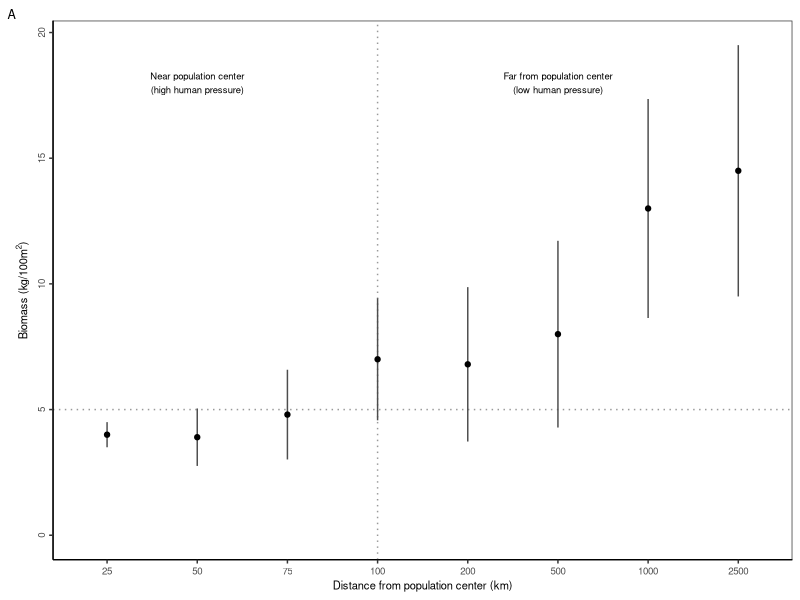
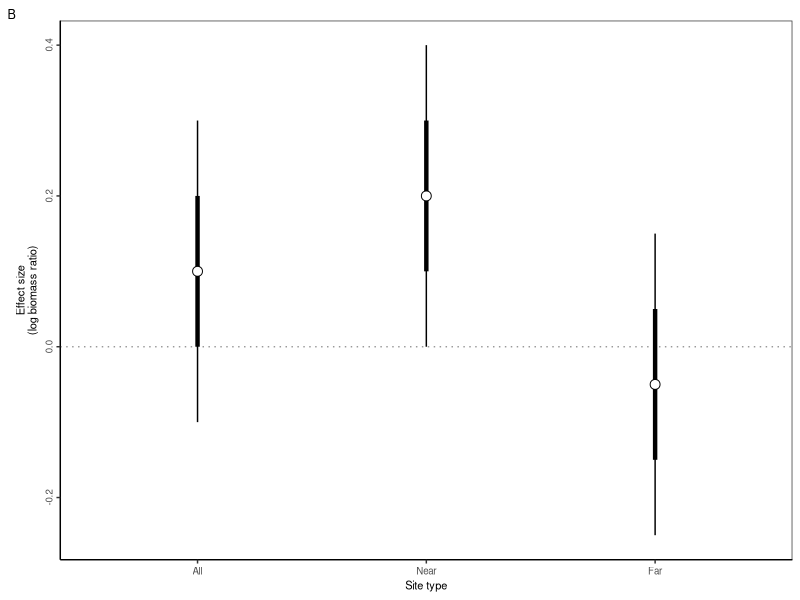
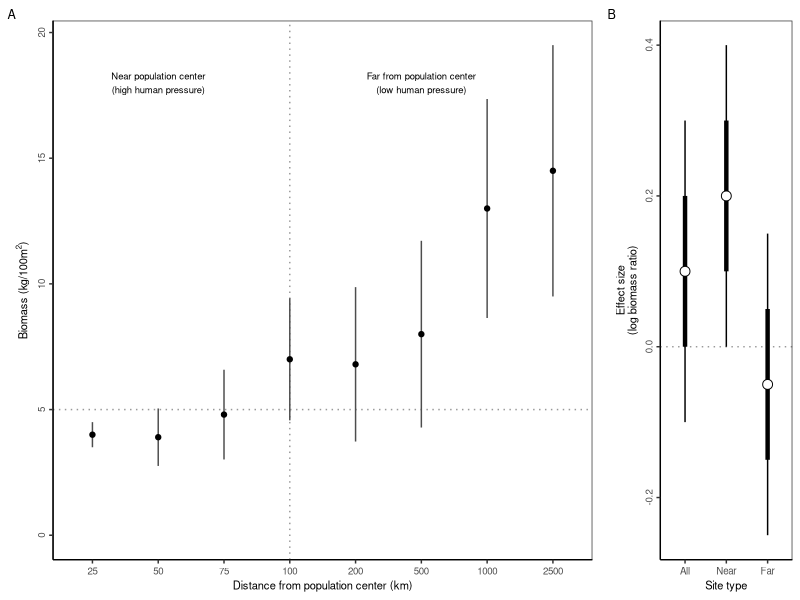

The R script that drew these images, in order: (Note: this script raises an error after producing the figures.)

# Clear workspace
rm(list = ls())

# Setup
################################################################################

# Packages
library(tidyverse)

# Directories
plotdir <- "figures"

# Simulate data
################################################################################

# Data
data <- tibble(dist_km=c(25, 50, 75, 100, 200, 500, 1000, 2500),
               dist_km_chr=as.character(dist_km),
               n=c(1320, 717, 606, 246, 654, 367, 108, 40),
               biomass_kg_100m2=c(4, 3.9, 4.8, 7, 6.8, 8, 13, 14.5),
               biomass_kg_100m2_sd=seq(1,10, length.out=8)/2) %>%
  mutate(dist_km_chr=factor(dist_km_chr, levels=dist_km_chr),
         biomass_kg_100m2_lo=biomass_kg_100m2-biomass_kg_100m2_sd,
         biomass_kg_100m2_hi=biomass_kg_100m2+biomass_kg_100m2_sd)

# Effects
effects <- tibble(type=c("All", 'Near', "Far") %>% factor(., levels=c("All", "Near", "Far")),
                  mean=c(0.1, 0.2, -0.05),
                  sd1=0.1,
                  sd2=0.2) %>%
  mutate(ci1_lo=mean-sd1,
         ci1_hi=mean+sd1,
         ci2_lo=mean-sd2,
         ci2_hi=mean+sd2)

# Plot data
################################################################################

# Base theme
base_theme <- theme(axis.text=element_text(size=7),
                    axis.text.y = element_text(angle = 90, hjust = 0.5),
                    axis.title=element_text(size=8),
                    legend.text=element_text(size=7),
                    legend.title=element_text(size=8),
                    plot.tag=element_text(size=9),
                    # Gridlines
                    panel.grid.major = element_blank(),
                    panel.grid.minor = element_blank(),
                    panel.background = element_blank(),
                    axis.line = element_line(colour = "black"))
                    # Legend
                    # legend.background = element_rect(fill=alpha('blue', 0)))

# Labels
labs <- tibble(x=c("50", "500"),
               label=c("Near population center\n(high human pressure)",
                       "Far from population center\n(low human pressure)"))


# Plot biomass ~ distance
g1 <- ggplot(data, aes(x=dist_km_chr, y=biomass_kg_100m2)) +
  # Reference lines
  geom_hline(yintercept=5, color="grey60", linetype="dotted") +
  geom_vline(xintercept="100", color="grey60", linetype="dotted") +
  # Data
  geom_errorbar(aes(ymin=biomass_kg_100m2_lo, ymax=biomass_kg_100m2_hi), color="grey30", width=0) +
  geom_point() +
  # Plot text
  geom_text(data=labs, mapping=aes(x=x, y=18, label=label), size=2.4) +
  # Labels
  labs(x="Distance from population center (km)", y=expression("Biomass (kg/100m"^"2"*")"), tag="A") +
  scale_y_continuous(lim=c(0,NA)) +
  # Theme
  theme_bw() + base_theme
g1

# Plot effect size ~ distance
g2 <- ggplot(effects, aes(x=type, y=mean)) +
  # Reference line
  geom_hline(yintercept=0, color="grey60", linetype="dotted") +
  # Plot CI
  geom_errorbar(mapping=aes(x=type, ymin=ci2_lo, ymax=ci2_hi), width=0, linewidth=0.5) +
  geom_errorbar(mapping=aes(x=type, ymin=ci1_lo, ymax=ci1_hi), width=0, linewidth=1.5) +
  # Plot points
  geom_point(pch=21, fill="white", size=3) +
  # Labels
  labs(x="Site type", y="Effect size\n(log biomass ratio)", tag="B") +
  # Theme
  theme_bw() + base_theme
g2

# Merge
g <- gridExtra::grid.arrange(g1, g2, nrow=1, widths=c(0.75, 0.25))
g

# Export
ggsave(g, filename=file.path(plotdir, "Fig2_distance.png"),
       width=6.5, height=2.5, units="in", dpi=600)

